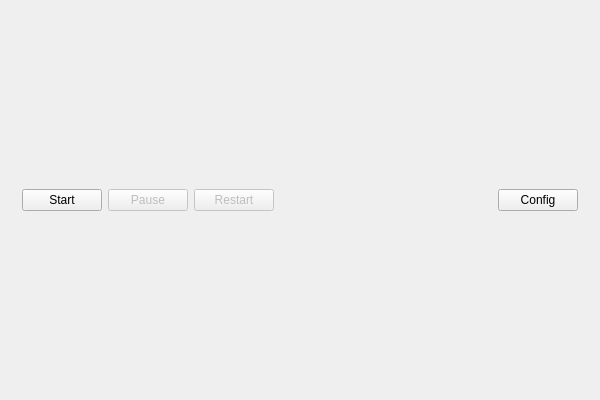
<?xml version="1.0" encoding="UTF-8"?>
<ui version="4.0">
 <class>MainWindow</class>
 <widget class="QMainWindow" name="MainWindow">
  <property name="geometry">
   <rect>
    <x>0</x>
    <y>0</y>
    <width>600</width>
    <height>400</height>
   </rect>
  </property>
  <property name="windowTitle">
   <string>Neural Network Simulator</string>
  </property>
  <widget class="QWidget" name="centralWidget">
   <layout class="QVBoxLayout" name="verticalLayout_2">
    <item>
     <layout class="QVBoxLayout" name="verticalLayout"/>
    </item>
    <item>
     <widget class="QWidget" name="widget" native="true">
      <layout class="QHBoxLayout" name="horizontalLayout_2">
       <item>
        <layout class="QHBoxLayout" name="horizontalLayout">
         <item>
          <widget class="QPushButton" name="resumeButton">
           <property name="text">
            <string>Start</string>
           </property>
          </widget>
         </item>
         <item>
          <widget class="QPushButton" name="pauseButton">
           <property name="enabled">
            <bool>false</bool>
           </property>
           <property name="text">
            <string>Pause</string>
           </property>
          </widget>
         </item>
         <item>
          <widget class="QPushButton" name="restartButton">
           <property name="enabled">
            <bool>false</bool>
           </property>
           <property name="text">
            <string>Restart</string>
           </property>
          </widget>
         </item>
         <item>
          <spacer name="horizontalSpacer">
           <property name="orientation">
            <enum>Qt::Horizontal</enum>
           </property>
           <property name="sizeHint" stdset="0">
            <size>
             <width>40</width>
             <height>20</height>
            </size>
           </property>
          </spacer>
         </item>
         <item>
          <widget class="QPushButton" name="configButton">
           <property name="text">
            <string>Config</string>
           </property>
          </widget>
         </item>
        </layout>
       </item>
      </layout>
     </widget>
    </item>
   </layout>
  </widget>
 </widget>
 <layoutdefault spacing="6" margin="11"/>
 <resources/>
 <connections/>
</ui>
